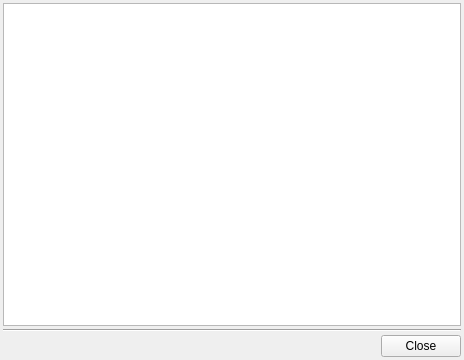
<?xml version="1.0" encoding="UTF-8"?>
<ui version="4.0">
 <class>HelpWindow</class>
 <widget class="QWidget" name="HelpWindow">
  <property name="geometry">
   <rect>
    <x>0</x>
    <y>0</y>
    <width>464</width>
    <height>360</height>
   </rect>
  </property>
  <property name="windowTitle">
   <string>Form</string>
  </property>
  <layout class="QVBoxLayout" name="verticalLayout">
   <property name="spacing">
    <number>3</number>
   </property>
   <property name="margin">
    <number>3</number>
   </property>
   <item>
    <widget class="QTextBrowser" name="txtHelp"/>
   </item>
   <item>
    <widget class="Line" name="line">
     <property name="orientation">
      <enum>Qt::Horizontal</enum>
     </property>
    </widget>
   </item>
   <item>
    <layout class="QHBoxLayout" name="horizontalLayout">
     <item>
      <spacer name="horizontalSpacer">
       <property name="orientation">
        <enum>Qt::Horizontal</enum>
       </property>
       <property name="sizeHint" stdset="0">
        <size>
         <width>40</width>
         <height>20</height>
        </size>
       </property>
      </spacer>
     </item>
     <item>
      <widget class="QPushButton" name="btnClose">
       <property name="text">
        <string>Close</string>
       </property>
      </widget>
     </item>
    </layout>
   </item>
  </layout>
 </widget>
 <layoutdefault spacing="6" margin="11"/>
 <resources/>
 <connections>
  <connection>
   <sender>btnClose</sender>
   <signal>clicked()</signal>
   <receiver>HelpWindow</receiver>
   <slot>close()</slot>
   <hints>
    <hint type="sourcelabel">
     <x>432</x>
     <y>335</y>
    </hint>
    <hint type="destinationlabel">
     <x>236</x>
     <y>175</y>
    </hint>
   </hints>
  </connection>
 </connections>
</ui>
